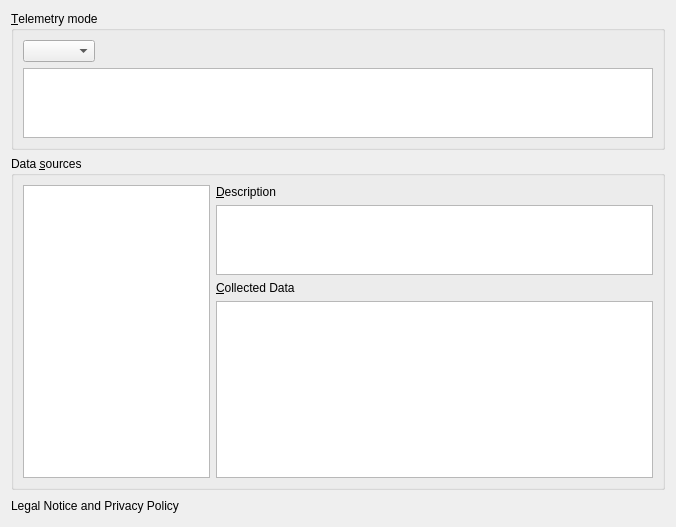
<?xml version="1.0" encoding="UTF-8"?>
<ui version="4.0">
 <class>UsageStatistic::Internal::UsageStatisticWidget</class>
 <widget class="QWidget" name="UsageStatistic::Internal::UsageStatisticWidget">
  <property name="geometry">
   <rect>
    <x>0</x>
    <y>0</y>
    <width>676</width>
    <height>527</height>
   </rect>
  </property>
  <property name="windowTitle">
   <string>Form</string>
  </property>
  <layout class="QVBoxLayout" name="verticalLayout_5">
   <item>
    <widget class="QGroupBox" name="gbTelemetryMode">
     <property name="title">
      <string>&amp;Telemetry mode</string>
     </property>
     <property name="flat">
      <bool>true</bool>
     </property>
     <layout class="QVBoxLayout" name="verticalLayout_4">
      <item>
       <layout class="QHBoxLayout" name="horizontalLayout_2">
        <item>
         <widget class="QComboBox" name="cbMode">
          <property name="sizeAdjustPolicy">
           <enum>QComboBox::AdjustToContents</enum>
          </property>
         </widget>
        </item>
        <item>
         <spacer name="horizontalSpacer">
          <property name="orientation">
           <enum>Qt::Horizontal</enum>
          </property>
          <property name="sizeHint" stdset="0">
           <size>
            <width>40</width>
            <height>20</height>
           </size>
          </property>
         </spacer>
        </item>
       </layout>
      </item>
      <item>
       <widget class="QPlainTextEdit" name="pteTelemetryLvlDescription">
        <property name="undoRedoEnabled">
         <bool>false</bool>
        </property>
        <property name="readOnly">
         <bool>true</bool>
        </property>
       </widget>
      </item>
     </layout>
    </widget>
   </item>
   <item>
    <widget class="QGroupBox" name="gbDataSources">
     <property name="title">
      <string>Data &amp;sources</string>
     </property>
     <layout class="QHBoxLayout" name="horizontalLayout" stretch="3,7">
      <item>
       <widget class="QListWidget" name="lvDataSources"/>
      </item>
      <item>
       <layout class="QVBoxLayout" name="verticalLayout_3" stretch="2,8">
        <item>
         <layout class="QVBoxLayout" name="verticalLayout">
          <item>
           <widget class="QLabel" name="lblDataSourceDescription">
            <property name="text">
             <string>&amp;Description</string>
            </property>
            <property name="buddy">
             <cstring>pteDataSourceDescription</cstring>
            </property>
           </widget>
          </item>
          <item>
           <widget class="QPlainTextEdit" name="pteDataSourceDescription">
            <property name="undoRedoEnabled">
             <bool>false</bool>
            </property>
            <property name="readOnly">
             <bool>true</bool>
            </property>
            <property name="textInteractionFlags">
             <set>Qt::TextSelectableByMouse</set>
            </property>
           </widget>
          </item>
         </layout>
        </item>
        <item>
         <layout class="QVBoxLayout" name="verticalLayout_2">
          <item>
           <widget class="QLabel" name="lblCollectedData">
            <property name="text">
             <string>&amp;Collected Data</string>
            </property>
            <property name="buddy">
             <cstring>pteCollectedData</cstring>
            </property>
           </widget>
          </item>
          <item>
           <widget class="QPlainTextEdit" name="pteCollectedData">
            <property name="undoRedoEnabled">
             <bool>false</bool>
            </property>
            <property name="readOnly">
             <bool>true</bool>
            </property>
           </widget>
          </item>
         </layout>
        </item>
       </layout>
      </item>
     </layout>
    </widget>
   </item>
   <item>
    <layout class="QHBoxLayout" name="horizontalLayout_3">
     <item>
      <widget class="QLabel" name="lblPrivacyPolicy">
       <property name="text">
        <string>Legal Notice and Privacy Policy</string>
       </property>
       <property name="openExternalLinks">
        <bool>true</bool>
       </property>
      </widget>
     </item>
     <item>
      <spacer name="horizontalSpacer_2">
       <property name="orientation">
        <enum>Qt::Horizontal</enum>
       </property>
       <property name="sizeHint" stdset="0">
        <size>
         <width>40</width>
         <height>20</height>
        </size>
       </property>
      </spacer>
     </item>
    </layout>
   </item>
  </layout>
 </widget>
 <resources/>
 <connections/>
</ui>
